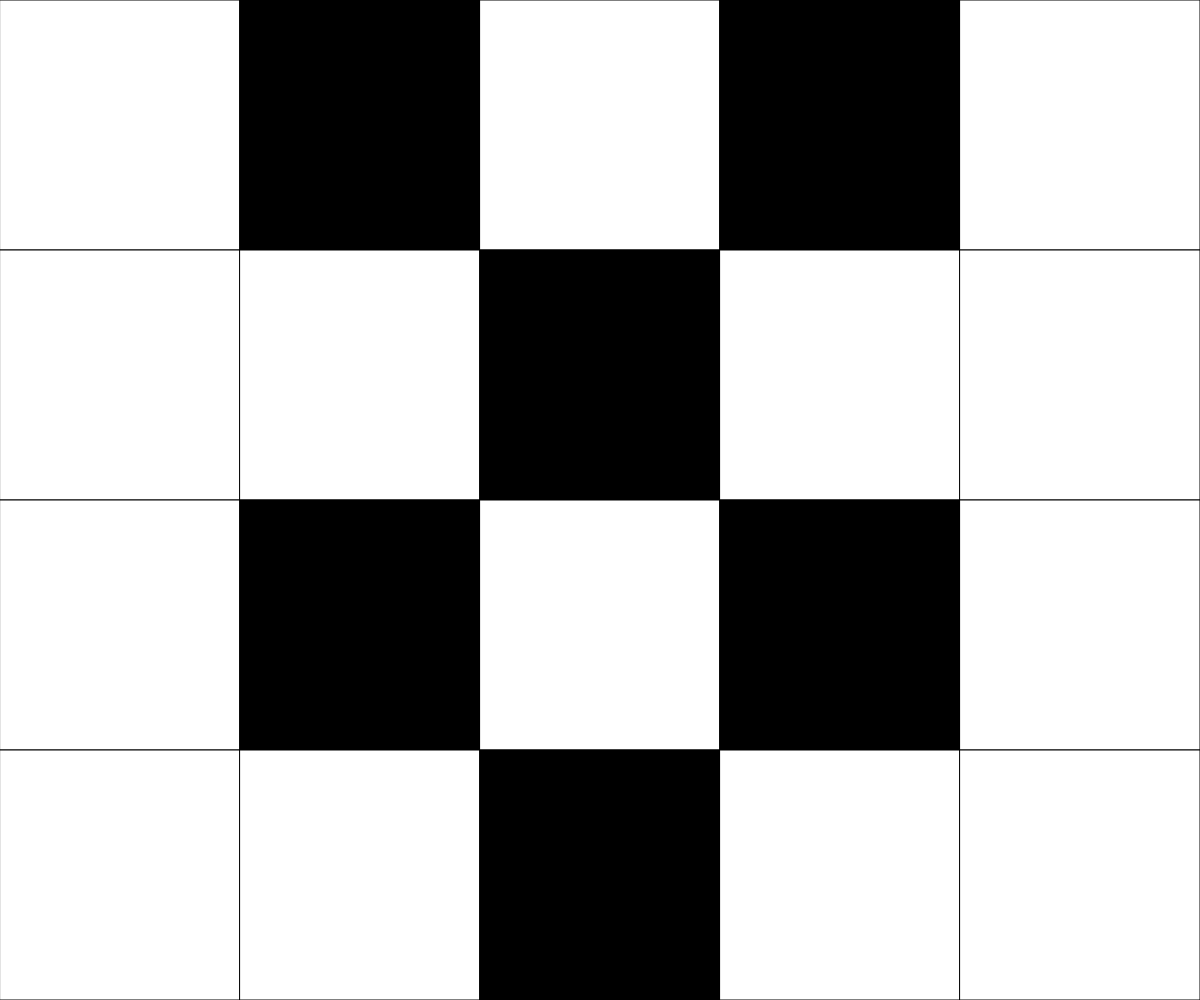
Frame 1 (no input)
Frame 60 (no input): identical to frame 1, image omitted
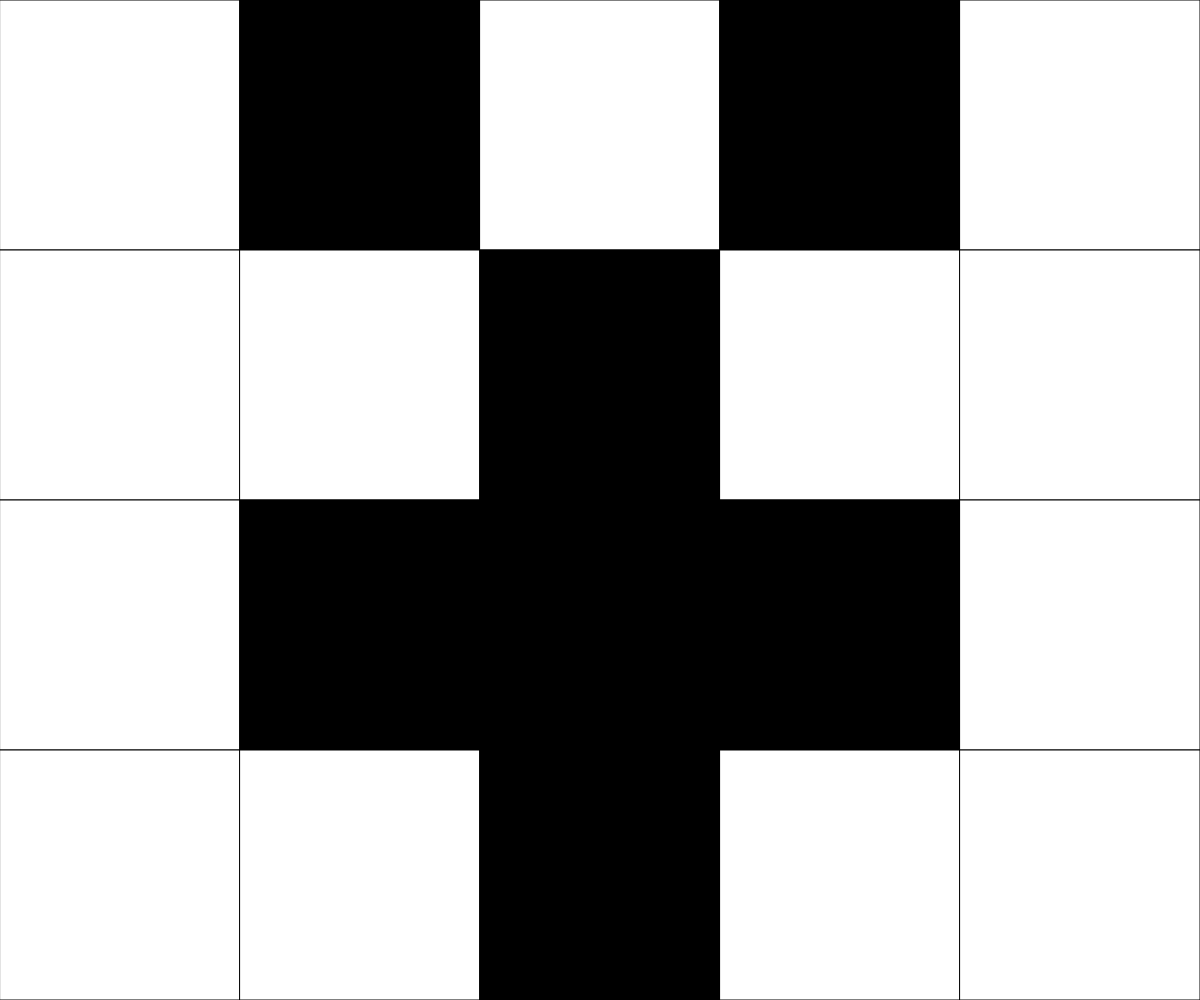
Frame 120 (the mouse pressed at the canvas centre since frame 60)

The p5.js sketch that drew these frames (run headless with seeded random() and noise() and a simulated clock; from frame 60 on, the mouse is pressed at the canvas centre):

// p5.js sketch
// ── sketch.js
// 2D Grid
// Basic Grid

let grid = [[0,1,0,1,0],
  [0,0,1,0,0],
  [0,1,0,1,0],
  [0,0,1,0,0]];



let rows;
let cols;
let cellWidth;
let cellHeight;

function setup() {
  createCanvas(windowWidth, windowHeight);

  // grid = createEmptyGrid(30, 20);

  rows = grid.length;
  cols = grid[0].length;

  cellWidth = width / cols;
  cellHeight = height / rows;
}

function draw() {
  background(220);

  for (let y=0; y<rows ;y++) {
    for (let x=0; x<cols; x++) {
      if (grid[y][x] === 0) {
        fill("white");
      }
      else {
        fill("black");
      }

      rect(x*cellWidth, y*cellHeight, cellWidth, cellHeight);
    }
  }
}

function mousePressed() {
  let x = Math.floor(mouseX / cellWidth);
  let y = Math.floor(mouseY / cellHeight);

  if (grid[y][x] === 1) {
    grid [y][x] = 0;
  }
  else if (grid[y][x] === 0) {
    grid[y][x] = 1;
  }
}

function createEmptyGrid(cols, rows) {
  let emptyGrid = [];
  for (let y=0; y<rows; y++) {
    emptyGrid.push([]);
    for (let x=0; x<cols; x++) {
      emptyGrid[y].push(0);
    }
  }
  return emptyGrid;
}
